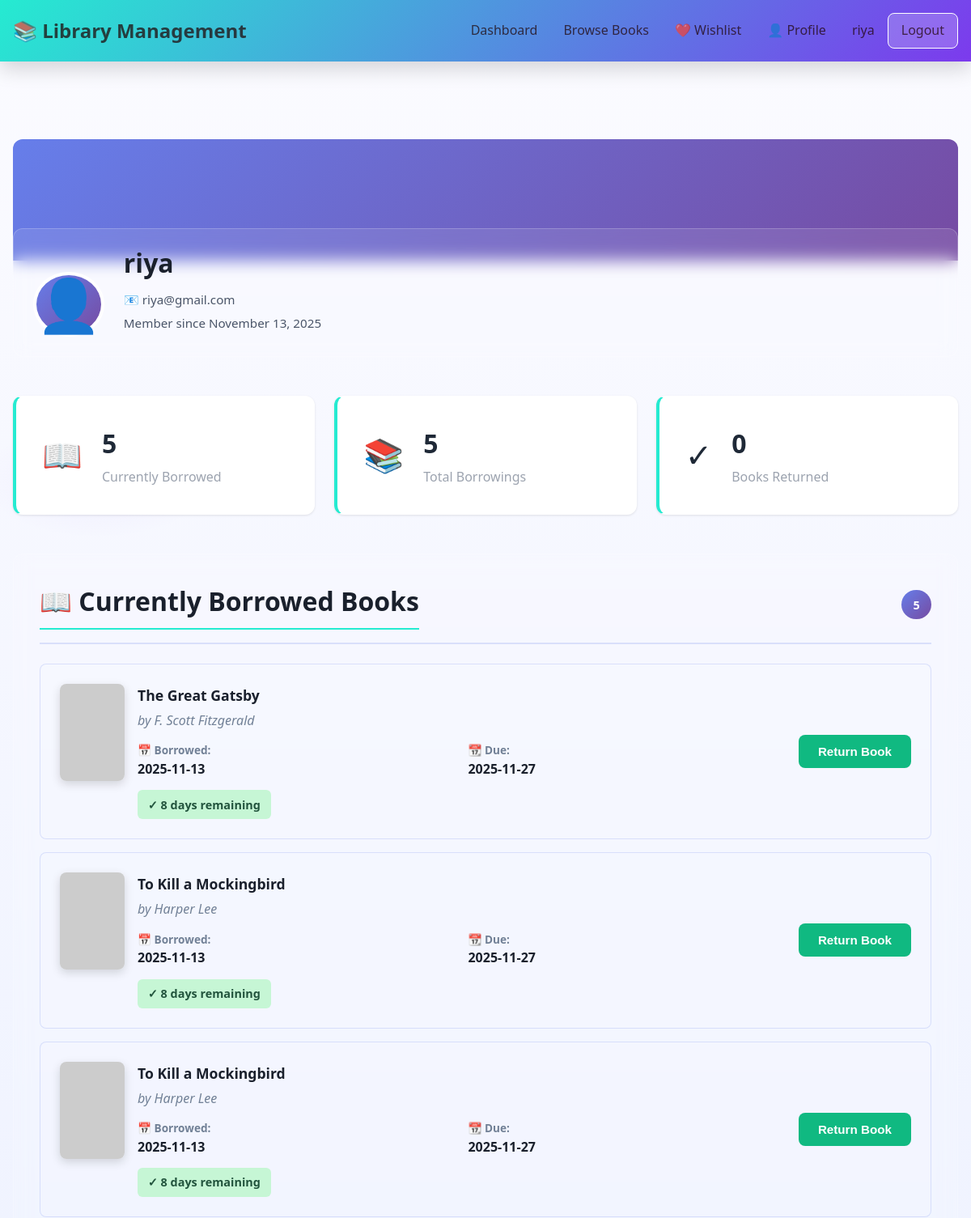
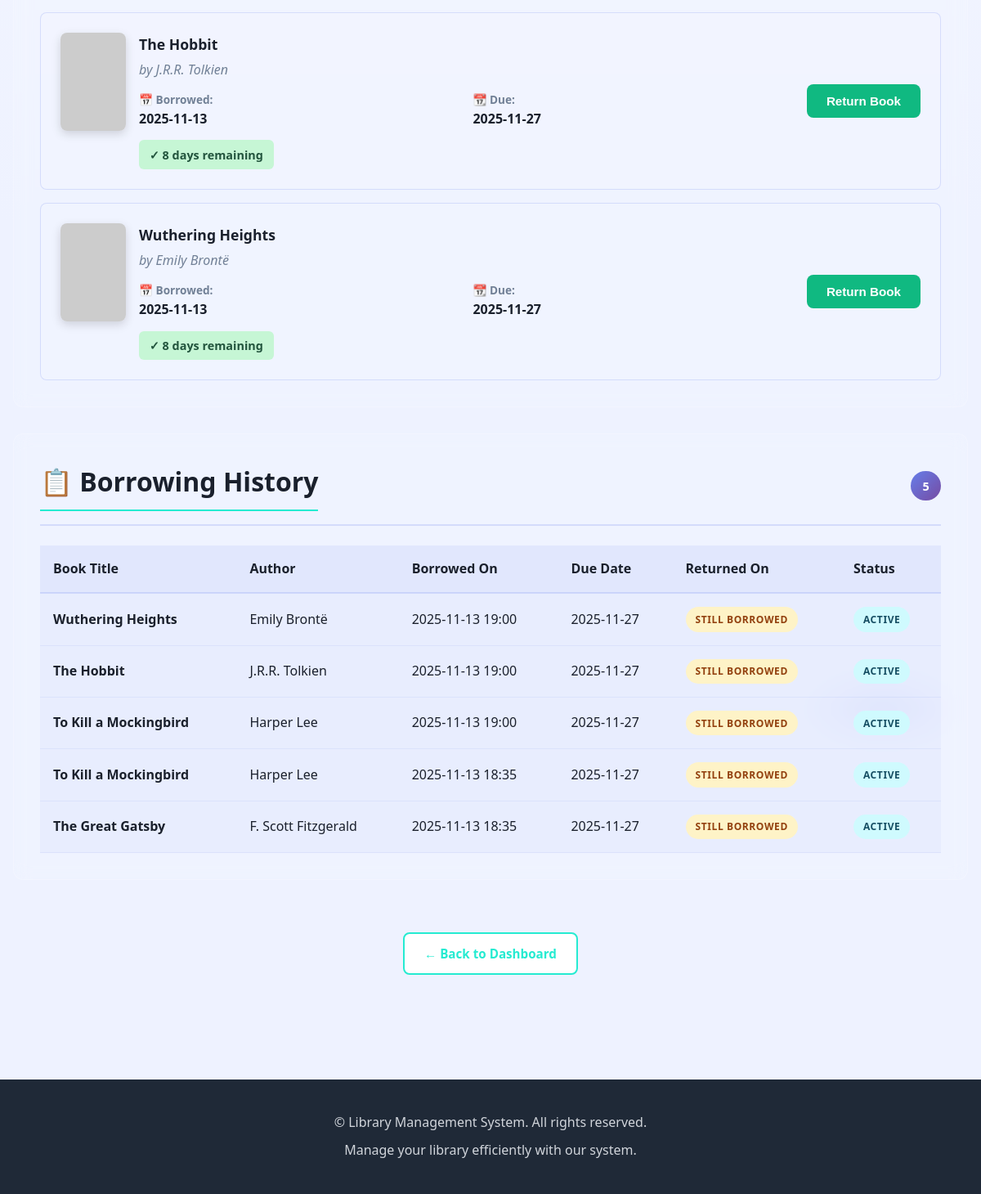
The page /profile (signed in) on the database its author committed (2 pictures, top to bottom).
### models.py (models this page shows, shortened)
class User(db.Model):
    __tablename__ = 'users'
    id = db.Column(db.Integer, primary_key=True)
    username = db.Column(db.String(80), unique=True, nullable=False, index=True)
    email = db.Column(db.String(120), unique=True, nullable=False, index=True)
    password = db.Column(db.String(255), nullable=False)
    is_admin = db.Column(db.Boolean, default=False)
    created_at = db.Column(db.DateTime, default=datetime.now)
    updated_at = db.Column(db.DateTime, default=datetime.now, onupdate=datetime.now)
    borrowings = db.relationship('Borrowing', backref='user', lazy=True, cascade='all, delete-orphan')

class Borrowing(db.Model):
    __tablename__ = 'borrowings'
    id = db.Column(db.Integer, primary_key=True)
    user_id = db.Column(db.Integer, db.ForeignKey('users.id'), nullable=False, index=True)
    book_id = db.Column(db.Integer, db.ForeignKey('books.id'), nullable=False, index=True)
    borrow_date = db.Column(db.DateTime, default=datetime.now, nullable=False)
    due_date = db.Column(db.DateTime, nullable=False)
    return_date = db.Column(db.DateTime, nullable=True)
    def is_overdue(self):
        from datetime import datetime as dt
        return self.return_date is None and self.due_date < dt.now()
    def days_until_due(self):
        from datetime import datetime as dt
        if self.return_date is None:
            remaining = (self.due_date - dt.now()).days
            return max(remaining, 0)
        return 0

class Book(db.Model):
    __tablename__ = 'books'
    id = db.Column(db.Integer, primary_key=True)
    title = db.Column(db.String(200), nullable=False, index=True)
    author = db.Column(db.String(120), nullable=False, index=True)
    isbn = db.Column(db.String(13), unique=True, nullable=False, index=True)
    publication_year = db.Column(db.Integer, nullable=False)
    quantity = db.Column(db.Integer, default=1)
    available = db.Column(db.Boolean, default=True)
    description = db.Column(db.Text, nullable=True)
    image_url = db.Column(db.String(512), nullable=True)
    created_at = db.Column(db.DateTime, default=datetime.now)
    updated_at = db.Column(db.DateTime, default=datetime.now, onupdate=datetime.now)
    borrowings = db.relationship('Borrowing', backref='book', lazy=True, cascade='all, delete-orphan')

### app.py (the view)
@app.route('/profile')
def profile():
    if 'user_id' not in session:
        flash('Please log in first.', 'error')
        return redirect(url_for('login'))
    user = User.query.get(session['user_id'])
    if not user:
        session.clear()
        flash('User not found.', 'error')
        return redirect(url_for('login'))
    current_borrowings = Borrowing.query.filter_by(user_id=user.id, return_date=None).all()
    all_borrowings = Borrowing.query.filter_by(user_id=user.id).order_by(Borrowing.borrow_date.desc()).all()
    return render_template('profile.html', user=user, current_borrowings=current_borrowings, all_borrowings=all_borrowings)

### app.py (called while the page is built)
@app.context_processor
def inject_user():
    user = None
    if 'user_id' in session:
        user = User.query.get(session['user_id'])
    return dict(current_user=user)

### templates/profile.html (shortened to what this page needs)
{% extends "base.html" %}
{% block content %}
<div class="container">
    <div class="profile-header">
        <div class="profile-banner"></div>
        <div class="profile-info-container">
            <div class="profile-avatar">👤</div>
            <div class="profile-details">
                <h1>{{ user.username }}</h1>
                <p class="profile-email">📧 {{ user.email }}</p>
                <p class="profile-member-since">Member since {{ user.created_at.strftime('%B %d, %Y') }}</p>
            </div>
        </div>
    </div>
    <div class="stats-grid">
        <div class="stat-card">
            <div class="stat-icon">📖</div>
            <div class="stat-content">
                <h3>{{ current_borrowings|length }}</h3>
                <p>Currently Borrowed</p>
            </div>
        </div>
        <div class="stat-card">
            <div class="stat-icon">📚</div>
            <div class="stat-content">
                <h3>{{ all_borrowings|length }}</h3>
                <p>Total Borrowings</p>
            </div>
        </div>
        <div class="stat-card">
            <div class="stat-icon">✓</div>
            <div class="stat-content">
                <h3>{{ (all_borrowings | selectattr('return_date') | list)|length }}</h3>
                <p>Books Returned</p>
            </div>
        </div>
    </div>
    <div class="profile-section">
        <div class="section-header">
            <h2>📖 Currently Borrowed Books</h2>
            <span class="section-badge">{{ current_borrowings|length }}</span>
        </div>
        {% if current_borrowings %}
            <div class="borrowing-cards">
                {% for borrow in current_borrowings %}
                <div class="borrowing-card {% if borrow.is_overdue() %}overdue{% endif %}">
                    <div class="book-info">
                        <div class="book-cover-small">
                            <img src="{{ borrow.book.image_url or 'https://via.placeholder.com/80x120?text=No+Cover' }}"
                                 alt="{{ borrow.book.title }} cover"
                                 onerror="this.src='https://via.placeholder.com/80x120?text=No+Cover'">
                        </div>
                        <div class="borrowing-details">
                            <h3>{{ borrow.book.title }}</h3>
                            <p class="book-author">by {{ borrow.book.author }}</p>
                            <div class="borrowing-dates">
                                <div class="date-item">
                                    <span class="date-label">📅 Borrowed:</span>
                                    <span class="date-value">{{ borrow.borrow_date.strftime('%Y-%m-%d') }}</span>
                                </div>
                                <div class="date-item">
                                    <span class="date-label">📆 Due:</span>
                                    <span class="date-value">{{ borrow.due_date.strftime('%Y-%m-%d') }}</span>
                                </div>
                            </div>
                            <div class="status-indicator">
                                {% if borrow.is_overdue() %}
                                    <span class="status-overdue">⚠️ OVERDUE - {{ borrow.days_overdue() }} days</span>
                                {% elif borrow.days_until_due() <= 3 %}
                                    <span class="status-warning">⏰ Due soon - {{ borrow.days_until_due() }} days left</span>
                                {% else %}
                                    <span class="status-ok">✓ {{ borrow.days_until_due() }} days remaining</span>
                                {% endif %}
                            </div>
                        </div>
                    </div>
                    <div class="borrowing-action">
                        <form method="POST" action="{{ url_for('return_book', borrowing_id=borrow.id) }}">
                            <button type="submit" class="btn btn-success">Return Book</button>
                        </form>
                    </div>
                </div>
                {% endfor %}
            </div>
        {% else %}
            <div class="empty-state">
                <p>You don't have any borrowed books right now.</p>
                <a href="{{ url_for('books') }}" class="btn btn-primary">Browse Books</a>
            </div>
        {% endif %}
    </div>
    <div class="profile-section">
        <div class="section-header">
            <h2>📋 Borrowing History</h2>
            <span class="section-badge">{{ all_borrowings|length }}</span>
        </div>
        {% if all_borrowings %}
            <div class="history-table-responsive">
                <table class="history-table">
                    <thead>
                        <tr>
                            <th>Book Title</th>
                            <th>Author</th>
                            <th>Borrowed On</th>
                            <th>Due Date</th>
                            <th>Returned On</th>
                            <th>Status</th>
                        </tr>
                    </thead>
                    <tbody>
                        {% for borrow in all_borrowings %}
                        <tr class="{% if borrow.return_date is none %}currently-borrowed{% elif borrow.is_overdue() %}overdue-history{% endif %}">
                            <td>
                                <strong>{{ borrow.book.title }}</strong>
                            </td>
                            <td>{{ borrow.book.author }}</td>
                            <td>{{ borrow.borrow_date.strftime('%Y-%m-%d %H:%M') }}</td>
                            <td>{{ borrow.due_date.strftime('%Y-%m-%d') }}</td>
                            <td>
                                {% if borrow.return_date %}
                                    {{ borrow.return_date.strftime('%Y-%m-%d %H:%M') }}
                                {% else %}
                                    <span class="badge badge-warning">Still Borrowed</span>
                                {% endif %}
                            </td>
                            <td>
                                {% if borrow.return_date is none %}
                                    {% if borrow.is_overdue() %}
                                        <span class="badge badge-danger">OVERDUE</span>
                                    {% else %}
                                        <span class="badge badge-info">Active</span>
                                    {% endif %}
                                {% else %}
                                    <span class="badge badge-success">Returned</span>
                                {% endif %}
                            </td>
                        </tr>
                        {% endfor %}
                    </tbody>
                </table>
            </div>
        {% else %}
            <div class="empty-state">
                <p>You haven't borrowed any books yet.</p>
                <a href="{{ url_for('books') }}" class="btn btn-primary">Start Browsing</a>
            </div>
        {% endif %}
    </div>
    <div class="profile-footer">
        <a href="{{ url_for('dashboard') }}" class="btn btn-outline">← Back to Dashboard</a>
    </div>
</div>
{% endblock %}

### templates/base.html (shortened to what this page needs)
<!DOCTYPE html>
<html lang="en">
<head>
    <link rel="stylesheet" href="{{ url_for('static', filename='css/style.css') }}">
</head>
<body>
    {% if session.get('user_id') %}
    <nav class="navbar">
        <div class="nav-container">
            <div class="nav-brand">
                <a href="{{ url_for('dashboard') }}">📚 Library Management</a>
            </div>
            <ul class="nav-menu">
                <li><a href="{{ url_for('dashboard') }}">Dashboard</a></li>
                <li><a href="{{ url_for('books') }}">Browse Books</a></li>
                <li><a href="{{ url_for('wishlist') }}" title="View your wishlist">❤️ Wishlist</a></li>
                <li><a href="{{ url_for('profile') }}" title="View your profile">👤 Profile</a></li>
                <li class="nav-right">
                    <span>{{ session.get('username') }}</span>
                    <a href="{{ url_for('logout') }}" class="btn-logout">Logout</a>
                </li>
            </ul>
        </div>
    </nav>
    {% endif %}
    <div class="container">
    </div>
    <main class="main-content">
        {% block content %}{% endblock %}
    </main>
    <footer class="footer">
        <div class="footer-content">
            <p>&copy; Library Management System. All rights reserved.</p>
            <p>Manage your library efficiently with our system.</p>
        </div>
    </footer>
</body>
</html>

### static/css/style.css (style rules this page uses)
:root { --primary-color: #25ebd1; --secondary-color: #7c3aed; --success-color: #10b981; --warning-color: #f59e0b; --danger-color: #ef4444; --info-color: #06b6d4; --dark-color: #1f2937; --light-color: #BBDB9B; --border-color: #e5e7eb; --shadow: 0 1px 3px rgba(0,0,0,0.1); --shadow-lg: 0 10px 25px rgba(0,0,0,0.15); --transition: all 0.3s ease; }
* { margin: 0; padding: 0; box-sizing: border-box; }
html, body { height: 100%; }
body { font-family: 'Segoe UI', Tahoma, Geneva, Verdana, sans-serif; background: radial-gradient(1200px 600px at 10% 20%, rgba(124,58,237,0.06), transparent 12%), radial-gradient(1000px 500px at 90% 80%, rgba(37,99,235,0.05), transparent 10%), linear-gradient(180deg, #fbfbff 0%, #eef2ff 60%); color: var(--dark-color); line-height: 1.6; -webkit-font-smoothing:antialiased; -moz-osx-font-smoothing:grayscale; }
h1, h2, h3, h4, h5, h6 { color: var(--dark-color); font-weight: 700; margin-bottom: 1rem; }
h1 { font-size: 2.5rem; }
h2 { font-size: 2rem; border-bottom: 2px solid var(--primary-color); padding-bottom: 0.5rem; }
h3 { font-size: 1.5rem; }
p { margin-bottom: 1rem; color: #6b7280; }
a { color: var(--primary-color); text-decoration: none; transition: var(--transition); }
.container { max-width: 1200px; margin: 0 auto; padding: 2rem 1rem; }
.book-card, .stat-card, .auth-card, .form { background: linear-gradient(180deg, rgba(255,255,255,0.65), rgba(255,255,255,0.55)); border: 1px solid rgba(255,255,255,0.6); backdrop-filter: blur(6px) saturate(120%); }
.navbar { background: linear-gradient(135deg, rgba(37,99,235,0.92), rgba(124,58,237,0.9)); backdrop-filter: blur(4px); }
.navbar { background: linear-gradient(135deg, var(--primary-color), var(--secondary-color)); color: rgba(31, 3, 3, 0.712); padding: 1rem 0; box-shadow: var(--shadow-lg); position: sticky; top: 0; z-index: 100; }
.nav-container { max-width: 1200px; margin: 0 auto; padding: 0 1rem; display: flex; justify-content: space-between; align-items: center; }
.nav-brand a { font-size: 1.5rem; font-weight: 700; color: rgba(31, 3, 3, 0.712); }
.nav-menu { list-style: none; display: flex; align-items: center; gap: 2rem; flex-wrap: wrap; }
.nav-menu a { color: rgba(31, 3, 3, 0.712); font-weight: 500; transition: var(--transition); }
.nav-right { margin-left: auto; display: flex; align-items: center; gap: 1rem; }
.btn-logout { background: rgba(255, 255, 255, 0.2); padding: 0.5rem 1rem; border-radius: 0.5rem; color: #BBDB9B; border: 1px solid white; }
.btn { display: inline-block; padding: 0.75rem 1.5rem; border-radius: 0.5rem; border: none; font-weight: 600; cursor: pointer; transition: var(--transition); text-align: center; font-size: 0.95rem; }
.btn-success { background: var(--success-color); color: white; }
.btn-outline { background: white; color: var(--primary-color); border: 2px solid var(--primary-color); }
.stats-grid { display: grid; grid-template-columns: repeat(auto-fit, minmax(200px, 1fr)); gap: 1.5rem; margin-bottom: 3rem; }
.stat-card { background: white; padding: 2rem; border-radius: 0.75rem; box-shadow: var(--shadow); display: flex; align-items: center; gap: 1.5rem; transition: var(--transition); border-left: 4px solid var(--primary-color); }
.stat-icon { font-size: 2.5rem; }
.stat-content h3 { font-size: 2rem; margin-bottom: 0.25rem; }
.stat-content p { color: #9ca3af; margin: 0; }
.badge { display: inline-block; padding: 0.35rem 0.75rem; border-radius: 9999px; font-size: 0.75rem; font-weight: 700; text-transform: uppercase; letter-spacing: 0.05em; }
.badge-warning { background: #fef3c7; color: #92400e; }
.badge-info { background: #cffafe; color: #164e63; }
.footer { background: var(--dark-color); color: white; text-align: center; padding: 2rem 1rem; margin-top: 4rem; }
.footer-content p { color: #d1d5db; margin: 0.5rem 0; }
.main-content { flex: 1; }

### rows shown on the page
User: get "riya", username "riya", email "riya@gmail.com", created_at "November 13, 2025"
Borrowing: book "The Great Gatsby", book.author "F. Scott Fitzgerald", borrow_date "2025-11-13", due_date "2025-11-27", days_until_due "8", borrow_date "2025-11-13 18:35", shows "STILL BORROWED", shows "ACTIVE"
Borrowing: book "To Kill a Mockingbird", book.author "Harper Lee", borrow_date "2025-11-13", due_date "2025-11-27", days_until_due "8", borrow_date "2025-11-13 18:35", shows "STILL BORROWED", shows "ACTIVE"
Borrowing: book "To Kill a Mockingbird", book.author "Harper Lee", borrow_date "2025-11-13", due_date "2025-11-27", days_until_due "8", borrow_date "2025-11-13 19:00", shows "STILL BORROWED", shows "ACTIVE"
Borrowing: book "The Hobbit", book.author "J.R.R. Tolkien", borrow_date "2025-11-13", due_date "2025-11-27", days_until_due "8", borrow_date "2025-11-13 19:00", shows "STILL BORROWED", shows "ACTIVE"
Borrowing: book "Wuthering Heights", book.author "Emily Brontë", borrow_date "2025-11-13", due_date "2025-11-27", days_until_due "8", borrow_date "2025-11-13 19:00", shows "STILL BORROWED", shows "ACTIVE"

### other values the page prints
{{ current_borrowings|length }} "5"
{{ all_borrowings|length }} "5"
{{ (all_borrowings | selectattr('return_date') | list)|length }} "0"
